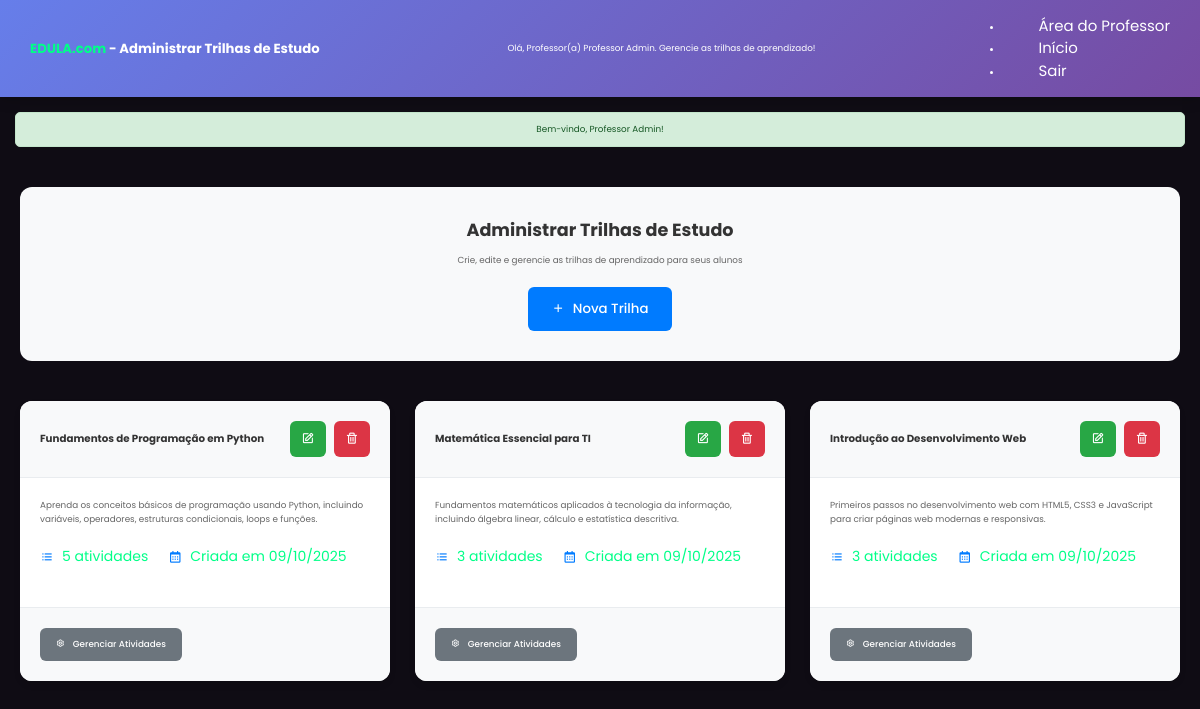
/admin_study_tracks.php (signed in), run on the app's committed database.
### tables this page shows
CREATE TABLE IF NOT EXISTS study_tracks (
    id INT AUTO_INCREMENT PRIMARY KEY,
    name VARCHAR(255) NOT NULL,
    description TEXT,
    created_at TIMESTAMP DEFAULT CURRENT_TIMESTAMP,
    updated_at TIMESTAMP DEFAULT CURRENT_TIMESTAMP ON UPDATE CURRENT_TIMESTAMP
);

### includes/session.php (called while the page is built, shortened)
<?php
function getFlashMessage() {
    if (isset($_SESSION['flash_message'])) {
        $message = $_SESSION['flash_message'];
        $type = $_SESSION['flash_type'] ?? 'info';
        return ['message' => $message, 'type' => $type];
    }
    return null;
}
?>

### admin_study_tracks.php (the view, shortened to what this page needs)
<?php
require_once 'includes/session.php';
$database = new Database();
$pdo = $database->getConnection();
$flash = getFlashMessage();
$nome = $_SESSION['nome'];
try {
    $stmt = $pdo->prepare("
        SELECT st.id, st.name, st.description, st.created_at,
               COUNT(ta.id) as total_activities
        FROM study_tracks st
        LEFT JOIN track_activities ta ON st.id = ta.track_id
        GROUP BY st.id, st.name, st.description, st.created_at
        ORDER BY st.created_at DESC
    ");
    $stmt->execute();
    $tracks = $stmt->fetchAll(PDO::FETCH_ASSOC);
} catch (Exception $e) {
    $tracks = [];
    setFlashMessage('Erro ao carregar trilhas.', 'danger');
}
?>
<!DOCTYPE html>
<html lang="pt-br">
<head>
    <link href='https://unpkg.com/boxicons@2.1.4/css/boxicons.min.css' rel='stylesheet'>
    <link rel="stylesheet" href="static/css/professorOFC.css">
</head>
<body>
    <div class="navbar">
        <h2><span>EDULA.com</span> - Administrar Trilhas de Estudo</h2>
        <p>Olá, Professor(a) <?php echo htmlspecialchars($nome); ?>. Gerencie as trilhas de aprendizado!</p>
        <ul>
            <li><a href="area_professor.php">Área do Professor</a></li>
            <li><a href="INICIO.php">Início</a></li>
            <li><a href="logout.php">Sair</a></li>
        </ul>
    </div>
    <?php if ($flash): ?>
        <div class="flash-message flash-<?php echo $flash['type']; ?>">
            <?php echo htmlspecialchars($flash['message']); ?>
        </div>
    <?php endif; ?>
    <div class="admin-container">
        <div class="admin-header">
            <h1>Administrar Trilhas de Estudo</h1>
            <p>Crie, edite e gerencie as trilhas de aprendizado para seus alunos</p>
            <button class="btn-primary" onclick="openCreateModal()">
                <i class='bx bx-plus'></i> Nova Trilha
            </button>
        </div>
        <div class="tracks-grid">
            <?php if (empty($tracks)): ?>
                <div class="no-tracks">
                    <i class='bx bx-map'></i>
                    <h3>Nenhuma trilha criada ainda</h3>
                    <p>Clique em "Nova Trilha" para começar a criar trilhas de aprendizado</p>
                </div>
            <?php else: ?>
                <?php foreach ($tracks as $track): ?>
                    <div class="track-card">
                        <div class="track-header">
                            <h3><?php echo htmlspecialchars($track['name']); ?></h3>
                            <div class="track-actions">
                                <button class="btn-edit" onclick="openEditModal(<?php echo $track['id']; ?>, '<?php echo htmlspecialchars($track['name'], ENT_QUOTES); ?>', '<?php echo htmlspecialchars($track['description'], ENT_QUOTES); ?>')">
                                    <i class='bx bx-edit'></i>
                                </button>
                                <button class="btn-delete" onclick="confirmDelete(<?php echo $track['id']; ?>, '<?php echo htmlspecialchars($track['name'], ENT_QUOTES); ?>')">
                                    <i class='bx bx-trash'></i>
                                </button>
                            </div>
                        </div>
                        <div class="track-content">
                            <p><?php echo htmlspecialchars($track['description']); ?></p>
                            <div class="track-stats">
                                <div class="stat">
                                    <i class='bx bx-list-ul'></i>
                                    <span><?php echo $track['total_activities']; ?> atividades</span>
                                </div>
                                <div class="stat">
                                    <i class='bx bx-calendar'></i>
                                    <span>Criada em <?php echo date('d/m/Y', strtotime($track['created_at'])); ?></span>
                                </div>
                            </div>
                        </div>
                        <div class="track-footer">
                            <a href="admin_track_activities.php?track_id=<?php echo $track['id']; ?>" class="btn-manage">
                                <i class='bx bx-cog'></i> Gerenciar Atividades
                            </a>
                        </div>
                    </div>
                <?php endforeach; ?>
            <?php endif; ?>
        </div>
    </div>
</body>
</html>

### static/css/professorOFC.css (style rules this page uses)
* { margin: 0; padding: 0; box-sizing: border-box; text-decoration: none; border: none; outline: none; scroll-behavior: smooth; font-family: 'Poppins', sans-serif; }
:root { --bg-color: #0f0c14; --second-bg-color: #181b22; --text-color: #fff; --main-color: #00ff88; }
html { font-size: 62.5%; overflow-x: hidden; }
body { background: var(--bg-color); color: var(--text-color); line-height: 1.5; }
.navbar a { font-size: 1.7rem; color: var(--text-color); margin-left: 4rem; transition: all 0.3s ease; }
span { color: var(--main-color); }
@media (max-width: 1200px) { html { font-size: 55%; } }

### admin_study_tracks.php (style rules this page uses)
.flash-message { margin: 15px; padding: 10px; border-radius: 5px; text-align: center; }
.flash-success { background-color: #d4edda; color: #155724; border: 1px solid #c3e6cb; }
.admin-container { max-width: 1200px; margin: 20px auto; padding: 20px; }
.admin-header { text-align: center; margin-bottom: 40px; background: #f8f9fa; padding: 30px; border-radius: 12px; }
.admin-header h1 { color: #333; margin-bottom: 10px; }
.admin-header p { color: #666; margin-bottom: 20px; }
.btn-primary { background: #007bff; color: white; padding: 12px 24px; border: none; border-radius: 6px; cursor: pointer; font-weight: 500; text-decoration: none; display: inline-flex; align-items: center; gap: 8px; transition: background 0.2s; }
.tracks-grid { display: grid; grid-template-columns: repeat(auto-fit, minmax(350px, 1fr)); gap: 25px; }
.track-card { background: white; border-radius: 12px; box-shadow: 0 4px 6px rgba(0, 0, 0, 0.1); overflow: hidden; transition: transform 0.2s, box-shadow 0.2s; }
.track-header { display: flex; justify-content: space-between; align-items: center; padding: 20px; background: #f8f9fa; border-bottom: 1px solid #e9ecef; }
.track-header h3 { margin: 0; color: #333; }
.track-actions { display: flex; gap: 8px; }
.btn-edit, .btn-delete { width: 36px; height: 36px; border: none; border-radius: 6px; cursor: pointer; display: flex; align-items: center; justify-content: center; transition: background 0.2s; }
.btn-edit { background: #28a745; color: white; }
.btn-delete { background: #dc3545; color: white; }
.track-content { padding: 20px; }
.track-content p { color: #666; line-height: 1.6; margin-bottom: 20px; }
.track-stats { display: flex; gap: 20px; margin-bottom: 20px; }
.stat { display: flex; align-items: center; gap: 8px; color: #666; font-size: 14px; }
.stat i { color: #007bff; }
.track-footer { padding: 20px; border-top: 1px solid #e9ecef; background: #f8f9fa; }
.btn-manage { display: inline-flex; align-items: center; gap: 8px; background: #6c757d; color: white; padding: 10px 16px; border-radius: 6px; text-decoration: none; font-weight: 500; transition: background 0.2s; }
.navbar { background: linear-gradient(135deg, #667eea 0%, #764ba2 100%); color: white; padding: 15px 30px; display: flex; justify-content: space-between; align-items: center; box-shadow: 0 4px 12px rgba(0, 0, 0, 0.15); position: sticky; top: 0; z-index: 1000; flex-wrap: wrap; gap: 15px; }

### data on the page
study_tracks: name "Fundamentos de Programação em Python", description "Aprenda os conceitos básicos de programação usando Python, incluindo variáveis, operadores, estruturas condicionais, loops e funções.", total_activities "5", created_at "09/10/2025"
study_tracks: name "Matemática Essencial para TI", description "Fundamentos matemáticos aplicados à tecnologia da informação, incluindo álgebra linear, cálculo e estatística descritiva.", total_activities "3", created_at "09/10/2025"
study_tracks: name "Introdução ao Desenvolvimento Web", description "Primeiros passos no desenvolvimento web com HTML5, CSS3 e JavaScript para criar páginas web modernas e responsivas.", total_activities "3", created_at "09/10/2025"

### other printed values
$nome "Professor Admin"
$flash['message'] "Bem-vindo, Professor Admin!"
